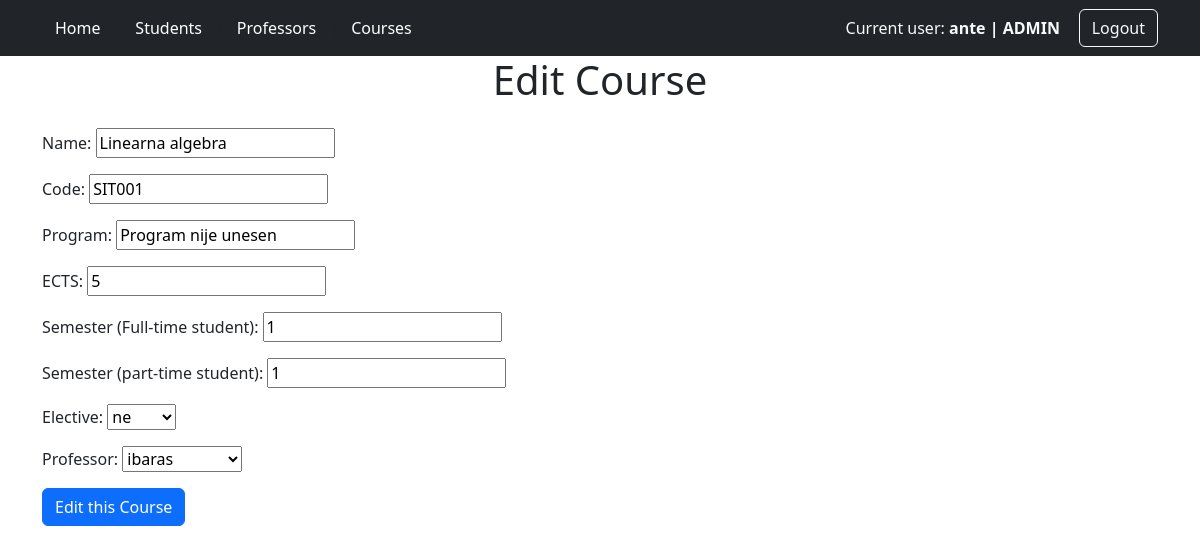
The page /edit_course/1 (signed in) on the database its author committed.
### app/models.py (models this page shows, shortened)
class User(AbstractUser):
    user_status = (
        ('none', 'none'),
        ('redovni student', 'redovni student'),
        ('izvanredni student', 'izvanredni student')
    )
    role = models.ForeignKey(Role, on_delete=models.SET_NULL, null=True)
    status = models.CharField(max_length=32, choices=user_status)

class Role(models.Model):
    ADMIN = 'ADMIN'
    PROFESSOR = 'PROFESSOR'
    STUDENT = 'STUDENT'
    role_choices = [
        (ADMIN, 'admin'),
        (PROFESSOR, 'professor'),
        (STUDENT, 'student')
    ]
    role = models.CharField(max_length=32, choices=role_choices)

class Course(models.Model):
    name=models.CharField(max_length=255)
    code=models.CharField(max_length=16)
    program=models.CharField(max_length=255)
    ects=models.IntegerField()
    semester_ft=models.IntegerField()
    semester_pt=models.IntegerField()
    elective_choice=(('da','da'),('ne','ne'))
    elective=models.CharField(max_length=2,choices=elective_choice)
    professor = models.ForeignKey(User, on_delete=models.SET_NULL, null=True)

### app/decorators.py (the view)
    def wrap(*args, **kwargs):
        if args[0].user.role.role == Role.ADMIN:
            return function(*args, **kwargs)
        else:
            return redirect('login')

### app/forms.py
class Course_form(ModelForm):
    class Meta:
        model=Course
        fields=['name', 'code', 'program', 'ects', 'semester_ft', 'semester_pt', 'elective', 'professor']
        labels = {
            'name':'Name',
            'code':'Code',
            'program':'Program',
            'ects': ('ECTS'),
            'semester_ft': ('Semester (Full-time student)'),
            'semester_pt': ('Semester (part-time student)'),
            'elective':'Elective',
            'professor':'Professor'
        }
    def __init__(self,*args,**kwargs):
        super(Course_form,self).__init__(*args,**kwargs)
        self.fields['professor'].queryset = User.objects.filter(role_id__role=Role.PROFESSOR)
        self.fields['professor'].required = False
        self.fields['program'].required = False

### app/views.py (called while the page is built, shortened)
@login_required
@admin_required
def edit_course(request,id):
    course = Course.objects.get(id=id)
    if request.method == 'GET':
        form = Course_form(instance=course)
        return render(request, 'edit_course.html', {'form': form})

### app/templates/edit_course.html (shortened to what this page needs)
{% extends 'base.html' %}
{% block body %}
<div class="container">
    <div class="row">
        <div class="col-12">
            <h1 class="text-center mb-4">Edit Course</h1>
            <form method="post">
                <div class="mb-3">
                    {{ form.as_p }}
                </div>
                <input type="submit" value="Edit this Course" class="btn btn-primary">
            </form>
        </div>
    </div>
</div>
{% endblock %}

### app/templates/base.html (shortened to what this page needs)
<!DOCTYPE html>
<html lang="en">
<head>
    <link href="https://cdn.jsdelivr.net/npm/bootstrap@5.2.0-beta1/dist/css/bootstrap.min.css" rel="stylesheet">
</head>
<body>
    <nav class="navbar navbar-expand-lg navbar-dark bg-dark">
        <div class="container">
            <div class="collapse navbar-collapse" id="navbarText">
                <ul class="navbar-nav me-auto mb-2 mb-lg-0">
                    <a href="{% url 'index' %}" class="btn btn-dark" role="button">Home</a>
                    <li class="nav-item">
                        <span class="navbar-separator">|</span>
                    </li>
                    {% if request.user.is_superuser %}
                    <li class="nav-item">
                        <a href="{% url 'all_students' %}" class="btn btn-dark" role="button">Students</a>
                    </li>
                    <li class="nav-item">
                        <span class="navbar-separator">|</span>
                    </li>
                    <li class="nav-item">
                        <a href="{% url 'all_professors' %}" class="btn btn-dark" role="button">Professors</a>
                    </li>
                    {% endif %}
                    {% if request.user.is_superuser or request.user.role.role == 'PROFESSOR' %}
                    <li class="nav-item">
                        <span class="navbar-separator">|</span>
                    </li>
                    <li class="nav-item">
                        <a href="{% url 'all_courses' %}" class="btn btn-dark" role="button">Courses</a>
                    </li>
                    {% endif %}
                </ul>
                <ul class="navbar-nav ms-auto">
                    <li class="nav-item" style="margin-left: auto; padding-left: 10px;">
                            {% if request.user.is_authenticated %}
                                {% if request.user.role.role == 'ADMIN' %}
                                    <span class="navbar-text text-light">
                                        Current user: <b>{{user.username}} | {{ request.user.role.role }}</b>
                                    </span>
                                {% else %}
                                    <span class="navbar-text text-light">
                                        Current user: <b>{{user.username}} | {{user.first_name}} {{user.last_name}} | {{ request.user.role.role }}</b>
                                    </span>
                                {% endif %}
                            {% endif %}
                    </li>
                    <li class="nav-item" style="margin-left: auto; padding-left: 10px;">
                        <b>|</b>
                    </li>
                    <li class="nav-item" style="display: flex; align-items: center;">
                        {% if request.user.is_authenticated %}
                            <a href="{% url 'logout' %}" class="btn btn-dark btn-outline-light" role="button">Logout</a>
                        {% else %}
                            <a href="{% url 'login' %}" class="btn btn-dark btn-outline-light" role="button">Login</a>
                        {% endif %}
                    </li>
                </ul>
            </div>
        </div>
    </nav>
    {% block body %}
    {% endblock %}
</body>
</html>

### app/templates/base.html (style rules this page uses)
.navbar-nav li { display: flex; align-items: center; }

### rows shown on the page
User: username "ante", user.role.role "ADMIN"
Course: name "Linearna algebra", code "SIT001", program "Program nije unesen", ects "5", semester_ft "1", semester_pt "1", elective "ne", professor "ibaras"
